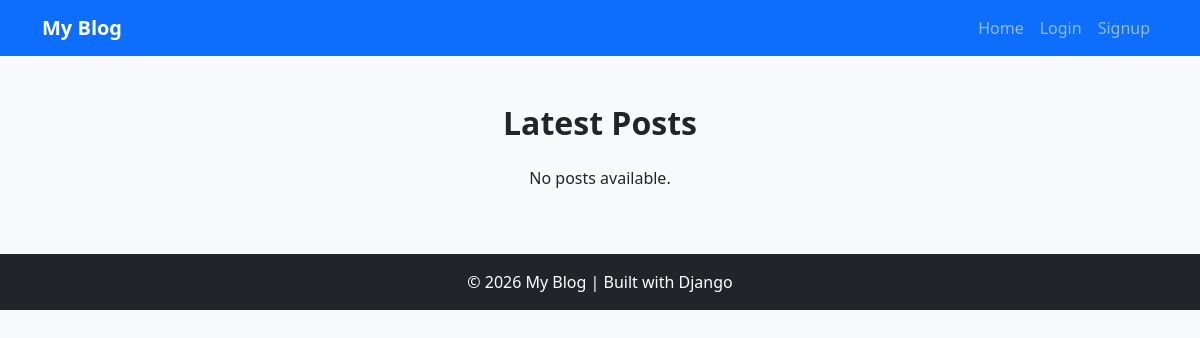
/, run on an earlier commit of the app's database.
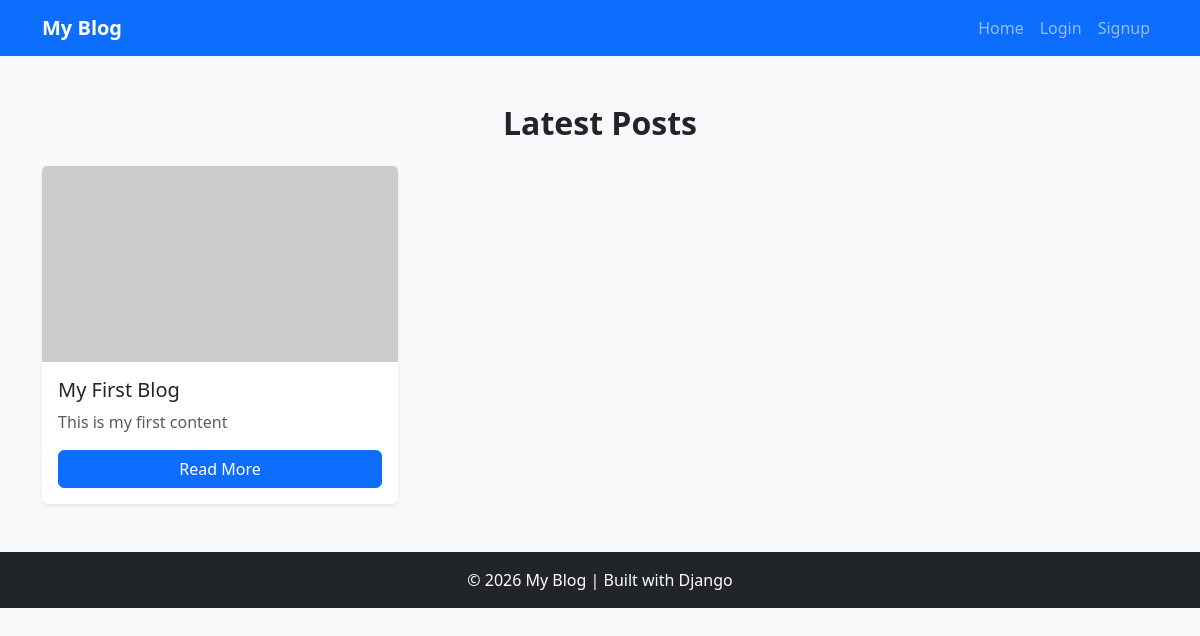
And on a later commit of the database.
### app/models.py (models this page shows, shortened)
class Post(models.Model):
    title = models.CharField(max_length=200)
    content = models.TextField()
    image = models.ImageField(upload_to='posts/', null=True, blank=True)
    author = models.ForeignKey(User, on_delete=models.CASCADE)
    created_at = models.DateTimeField(auto_now_add=True)

### app/views.py (the view)
# urls.py: path('', home_page, name='home'),
def home_page(request):
    posts = Post.objects.all().order_by('-created_at')
    return render(request, 'home.html', {'posts': posts})

### templates/home.html (shortened to what this page needs)
{% extends 'base.html' %}
{% block content %}
<h2 class="text-center fw-bold mb-4">Latest Posts</h2>
<div class="row g-4">
    {% for post in posts %}
    <div class="col-md-4">
        <div class="card h-100 shadow-sm border-0">
            <img src="https://picsum.photos/400/220?random={{ post.id }}"
                 class="card-img-top"
                 alt="Blog Image">
            <div class="card-body d-flex flex-column">
                <h5 class="card-title">{{ post.title }}</h5>
                <p class="card-text text-muted">
                    {{ post.content|truncatewords:15 }}
                </p>
                <a href="#" class="btn btn-primary mt-auto">
                    Read More
                </a>
            </div>
        </div>
    </div>
    {% empty %}
    <p class="text-center">No posts available.</p>
    {% endfor %}
</div>
{% endblock %}

### templates/base.html (shortened to what this page needs)
<!DOCTYPE html>
<html lang="en">
<head>
    <link href="https://cdn.jsdelivr.net/npm/bootstrap@5.3.3/dist/css/bootstrap.min.css" rel="stylesheet">
</head>
<body class="bg-light">
<nav class="navbar navbar-expand-lg navbar-dark bg-primary">
    <div class="container">
        <a class="navbar-brand fw-bold" href="/">My Blog</a>
        <div class="collapse navbar-collapse" id="navMenu">
            <ul class="navbar-nav ms-auto">
                <li class="nav-item">
                    <a class="nav-link" href="/">Home</a>
                </li>
                <li class="nav-item">
                    <a class="nav-link" href="/login/">Login</a>
                </li>
                <li class="nav-item">
                    <a class="nav-link" href="/signup/">Signup</a>
                </li>
            </ul>
        </div>
    </div>
</nav>
<div class="container my-5">
    {% block content %}
    {% endblock %}
</div>
<footer class="bg-dark text-white text-center py-3 mt-5">
    <p class="mb-0">© 2026 My Blog | Built with Django</p>
</footer>
</body>
</html>

What changed in the data, as far as the page shows it:
added Post: title "My First Blog", content "This is my first content"
Also different on the page:
text no longer shown: "No posts available."
